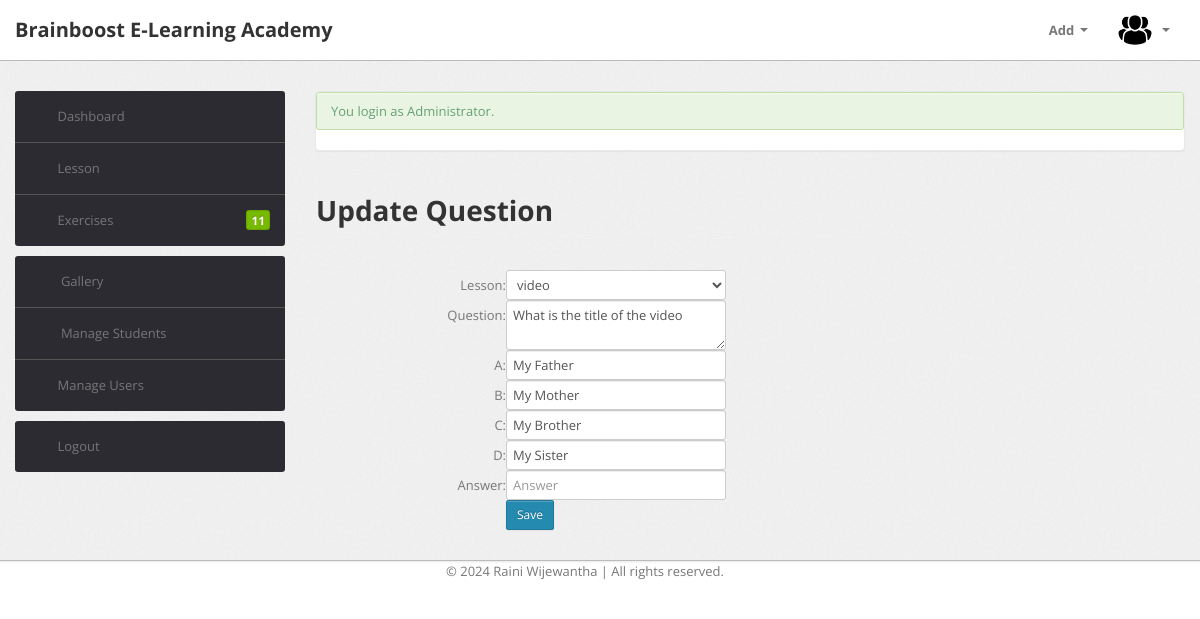
/admin/modules/exercises/index.php?view=edit&id=20180001 (signed in), run on the app's committed database.
### tables this page shows
CREATE TABLE `tblexercise` (
  `ExerciseID` int(11) NOT NULL,
  `LessonID` int(11) NOT NULL,
  `Question` text NOT NULL,
  `ChoiceA` text NOT NULL,
  `ChoiceB` text NOT NULL,
  `ChoiceC` text NOT NULL,
  `ChoiceD` text NOT NULL,
  `Answer` varchar(90) NOT NULL,
  `ExercisesDate` date NOT NULL
);

### admin/modules/exercises/index.php (called while the page is built, shortened)
<?php
require_once("../../themes/templates.php");
?>

### include/database.php (called while the page is built, shortened)
<?php
class Database {
    var $sql_string = '';
    private $conn;
    public function open_connection() {
        $this->conn = mysqli_connect(server, user, pass);
        if(!$this->conn){
            echo "Problem in database connection! Contact administrator!";
            exit();
        } else {
            $db_select = mysqli_select_db($this->conn, database_name);
        }
    }
    function setQuery($sql='') {
        $this->sql_string = $sql;
    }
    function executeQuery() {
        $result = mysqli_query($this->conn, $this->sql_string);
        return $result;
    }
    private function confirm_query($result) {
        return $result;
    }
    function loadResultList($key='') {
        $cur = $this->executeQuery();
        $array = array();
        while ($row = mysqli_fetch_object($cur)) {
            if ($key) {
                $array[$row->$key] = $row;
            } else {
                $array[] = $row;
            }
        }
        return $array;
    }
    function loadSingleResult() {
        $cur = $this->executeQuery();
        while ($row = mysqli_fetch_object($cur)) {
            return $row;
        }
    }
}
$mydb = new Database();
?>

### include/exercises.php (called while the page is built, shortened)
<?php
require_once(LIB_PATH.DS.'database.php');
class Exercise {
	protected static  $tblname = "tblexercise";
	function single_exercise($id=""){
			global $mydb;
			$mydb->setQuery("SELECT * FROM ".self::$tblname."
				Where ExerciseID= '{$id}' LIMIT 1");
			$cur = $mydb->loadSingleResult();
			return $cur;
	}
}
?>

### admin/modules/exercises/edit.php (the view, shortened to what this page needs)
<?php
  @$id = $_GET['id'];
  $exercise = New Exercise();
  $res = $exercise->single_exercise($id);
?>
 <form class="form-horizontal span6" action="controller.php?action=edit" method="POST" style="margin-top: 20px;">
                        <div class="row">
                           <div class="col-lg-12">
                              <h1 class="page-header">Update Question</h1>
                            </div>
                         </div>
                        <div class="form-group">
                        <div class="col-md-8">
                          <label class="col-md-4 control-label" for=
                          "Lesson">Lesson:</label>
                          <div class="col-md-8">
                            <select class="form-control" name="Lesson">
                              <?php
                               $sql = "SELECT * FROM `tbllesson` WHERE LessonID=".$res->LessonID;
                               $mydb->setQuery($sql);
                               $cur = $mydb->loadResultList();
                               foreach ($cur as $lesson) {
                                echo '<option SELECTED value='.$lesson->LessonID.'>'.$lesson->LessonTitle.'</option>';
                               }
                              ?>
                            </select>
                          </div>
                        </div>
                      </div>
                       <div class="form-group">
                        <div class="col-md-8">
                          <label class="col-md-4 control-label" for=
                          "Question">Question:</label>
                          <div class="col-md-8">
                            <textarea  class="form-control input-sm" id="Question" name="Question" placeholder=
                                "Question Name" type="text"><?php echo $res->Question;?></textarea>
                          </div>
                        </div>
                      </div>
                      <div class="form-group">
                        <div class="col-md-8">
                          <label class="col-md-4 control-label" for=
                          "ChoiceA">A:</label>
                          <div class="col-md-8">
                             <input class="form-control input-sm" id="ChoiceA" name="ChoiceA" placeholder=
                                "" type="text" value="<?php echo $res->ChoiceA; ?>">
                          </div>
                        </div>
                      </div>
                      <div class="form-group">
                        <div class="col-md-8">
                          <label class="col-md-4 control-label" for=
                          "ChoiceB">B:</label>
                          <div class="col-md-8">
                             <input class="form-control input-sm" id="ChoiceB" name="ChoiceB" placeholder=
                                "" type="text" value="<?php echo $res->ChoiceB; ?>" required>
                          </div>
                        </div>
                      </div>
                      <div class="form-group">
                        <div class="col-md-8">
                          <label class="col-md-4 control-label" for=
                          "ChoiceC">C:</label>
                          <div class="col-md-8">
                             <input class="form-control input-sm" id="ChoiceC" name="ChoiceC" placeholder=
                                "" type="text" value="<?php echo $res->ChoiceC; ?>" required>
                          </div>
                        </div>
                      </div>
                      <div class="form-group">
                        <div class="col-md-8">
                          <label class="col-md-4 control-label" for=
                          "ChoiceD">D:</label>
                          <div class="col-md-8">
                              <input class="form-control input-sm" id="ChoiceD" name="ChoiceD" placeholder=
                                "" type="text" value="<?php echo $res->ChoiceD; ?>" required>
                          </div>
                        </div>
                      </div>
                      <div class="form-group">
                        <div class="col-md-8">
                          <label class="col-md-4 control-label" for=
                          "Answer">Answer:</label>
                          <div class="col-md-8">
                             <input class="form-control input-sm" id="Answer" name="Answer" placeholder=
                                "Answer" type="text" value="" required>
                          </div>
                        </div>
                      </div>
                      <div class="form-group">
                        <div class="col-md-8">
                          <label class="col-md-4 control-label" for=
                          "idno"></label>
                          <div class="col-md-8">
                           <button class="btn btn-primary btn-sm" name="save" type="submit" ><span class="fa fa-save fw-fa"></span>  Save</button>
                           </div>
                        </div>
                      </div>
                      </form>

### e_admin/css/theme.css (style rules this page uses)
body { font-size: 13px; font-family: 'Open Sans', Arial, sans-serif; background: #fff; color: #777 }
h1, h2, h3, h4, h5, h6 { color: #333; margin-top: 0 }
h1 { font-size: 28px }
form { margin: 0 }
select, textarea, input[type="text"], input[type="password"], input[type="datetime"], input[type="datetime-local"], input[type="date"], input[type="month"], input[type="time"], input[type="week"], input[type="number"], input[type="email"], input[type="url"], input[type="search"], input[type="tel"], input[type="color"], .uneditable-input, label, input, button, select, textarea { -webkit-border-radius: 3px; -moz-border-radius: 3px; border-radius: 3px; font-size: 13px; font-family: 'Open Sans', Tahoma, Arial, sans-serif }
.btn, .btn-box { -webkit-border-radius: 3px; -moz-border-radius: 3px; border-radius: 3px }
.btn { font-size: 13px; font-weight: 600 }
.btn { display: inline-block; margin-bottom: 0; font-weight: 400; text-align: center; vertical-align: middle; cursor: pointer; background-image: none; border: 1px solid transparent; white-space: nowrap; padding: 4px 10px; font-size: 13px; line-height: 1.42857; border-radius: 4px; -webkit-user-select: none; -moz-user-select: none; -ms-user-select: none; user-select: none }
.btn-primary { color: #fff; background-color: #248aaf; border-color: #20799a }
.btn-group-sm>.btn, .btn-sm { padding: 5px 10px; font-size: 12px; line-height: 1.5; border-radius: 2px }

### data on the page
tblexercise: Question "What is the title of the video", ChoiceA "My Father", ChoiceB "My Mother", ChoiceC "My Brother", ChoiceD "My Sister"

### other printed values
$message "You login as Administrator."
form field Lesson "video"
